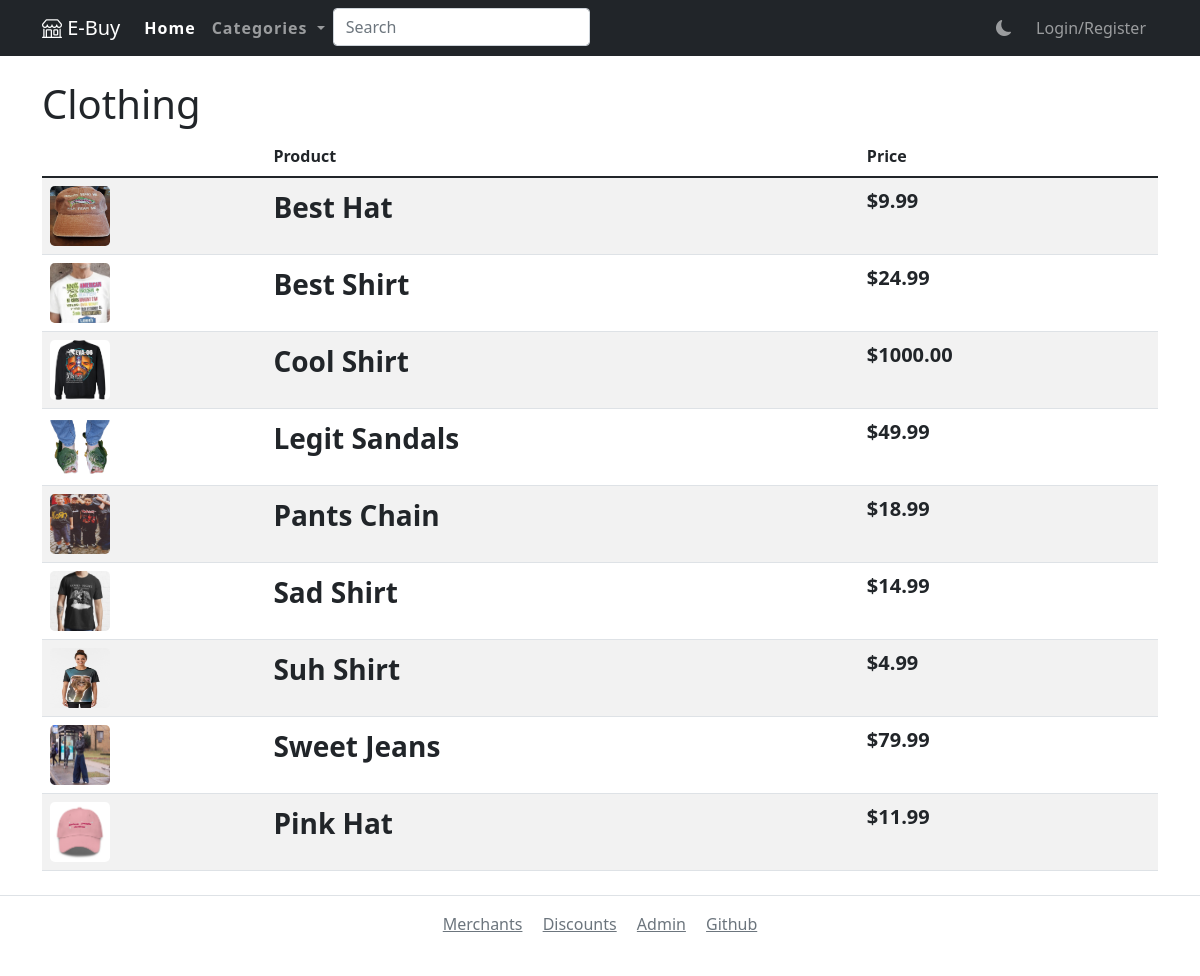
The page /category/1 on the database as committed earlier.
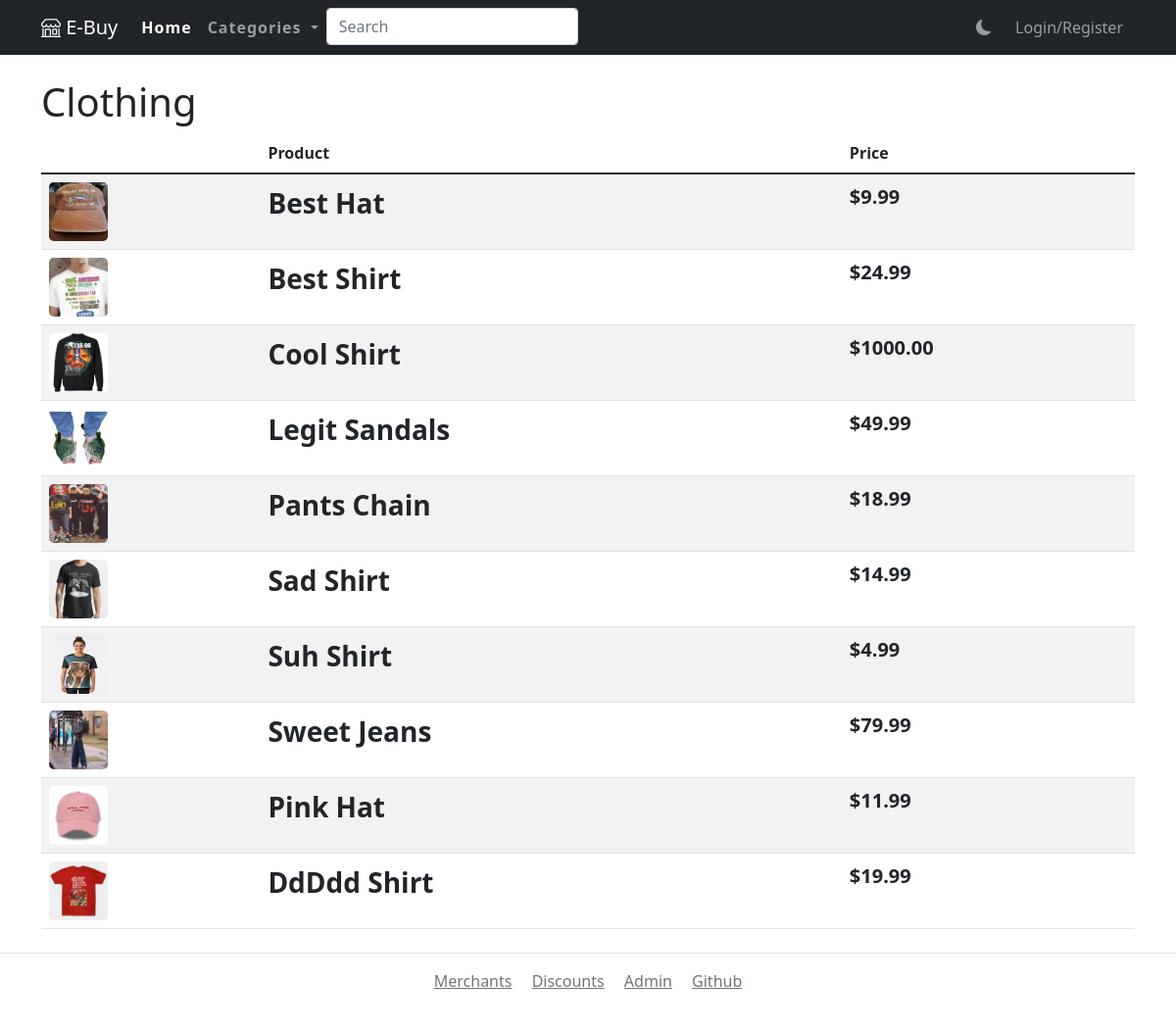
The same page on the database as committed later.
### app/models.py (models this page shows)
class Product(db.Model):
    id = db.Column(db.Integer, primary_key=True)
    """The primary key of the product"""
    category_id = db.Column(db.Integer, db.ForeignKey('category.id'))
    """The foreign key of the category the product belongs to"""
    merchant_id = db.Column(db.Integer, db.ForeignKey('user.id'))
    """The foreign key of the merchant User the product belongs to"""
    name = db.Column(db.String(128))
    """The name of the product"""
    price = db.Column(db.Float)
    """The price of the product"""
    description = db.Column(db.Text)
    """The description of the product"""
    reviews = db.relationship('Review', backref='product', lazy='dynamic')
    """A queryable database relationship that retrieves the reviews of the product"""
    images = db.relationship('Image', backref='product')
    """A instrumentedList that contains the Image objects related to the product"""
    orders = db.relationship("OrderRow", back_populates="product")
    """A relationship that retrieves orders of the product"""

class Image(db.Model):
    id = db.Column(db.Integer, primary_key=True)
    """The primary key of the image"""
    product_id = db.Column(db.Integer, db.ForeignKey('product.id'))
    """The foreign key of which the image is related to"""
    path = db.Column(db.String(128))
    """The path to the image"""

### app/routes.py (the view)
@webapp.route('/category/<int:category_id>')
def category(category_id):
    category = Category.query.get(category_id)
    if category is not None:
        return render_template('category.html', category=category, products=category.products.all())
    else:
        return abort(404)

### app/routes.py (called while the page is built)
def add_categories(func):
    def inner(*args, **kwargs):
        return func(*args, **kwargs, categories=get_category_dict())
    return inner

### app/utils.py (called while the page is built)
def get_category_dict():
    return {c.name: c.id for c in Category.query.all()}

### app/templates/category.html (shortened to what this page needs)
{% extends "base.html" %}
{% block main %}
    <div class="container">
        <h1>{{ category.name }}</h1>
        <table class="table table-hover table-striped ">
            <thead>
            <tr>
                <th scope="col"></th>
                <th scope="col">Product</th>
                <th scope="col">Price</th>
            </thead>
            <tbody>
            {% for product in products %}
                <tr>
                    {% if product.images[0] %}
                        <td>
                            <a href={{ '/product/%s' %product.id }}>
                                <img src={{ '%s' %product.images[0].path }} class="card-img-top rounded-3"
                                alt="Card Image" align="middle" style="max-width: 60px; aspect-ratio: 1 / 1;">
                            </a>
                        </td>
                    {% else %}
                        <td>
                            <a href={{ '/product/%s' %product.id }} class="text-decoration-none">
                                <img src="#" class="card-img-top" alt="Card Image">
                                <a>
                        </td>
                    {% endif %}
                    <td><a href="{{ '/product/%s' %product.id }}" class="text-decoration-none fs-3 fw-bolder"
                           style="color: inherit;">{{ product.name }}</a></td>
                    <td class="fw-bolder fs-5">{{ "$%.2f"|format(product.price) }}</td>
                </tr>
            {% endfor %}
            </tbody>
        </table>
    </div>
{% endblock %}

Rows that differ between the two databases and show on the page:
added Product: path (picture), name "DdDdd Shirt", price "$19.99"
